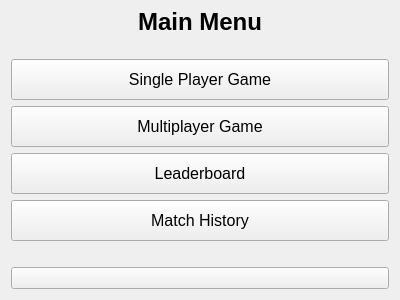
<?xml version="1.0" encoding="UTF-8"?>
<ui version="4.0">
 <class>MainMenuView</class>
 <widget class="QWidget" name="MainMenuView">
  <property name="geometry">
   <rect>
    <x>0</x>
    <y>0</y>
    <width>400</width>
    <height>300</height>
   </rect>
  </property>
  <property name="windowTitle">
   <string>Hangman - Main Menu</string>
  </property>
  <property name="minimumSize">
   <size>
    <width>400</width>
    <height>300</height>
   </size>
  </property>
  <layout class="QVBoxLayout" name="verticalLayout">
   <item>
    <widget class="QLabel" name="title_label">
     <property name="styleSheet">
      <string notr="true">font-size: 24px; font-weight: bold; margin-bottom: 20px;</string>
     </property>
     <property name="text">
      <string>Main Menu</string>
     </property>
     <property name="alignment">
      <set>Qt::AlignCenter</set>
     </property>
    </widget>
   </item>
   <item>
    <widget class="QPushButton" name="single_player_button">
     <property name="styleSheet">
      <string notr="true">padding: 10px; font-size: 16px;</string>
     </property>
     <property name="text">
      <string>Single Player Game</string>
     </property>
    </widget>
   </item>
   <item>
    <widget class="QPushButton" name="multiplayer_button">
     <property name="styleSheet">
      <string notr="true">padding: 10px; font-size: 16px;</string>
     </property>
     <property name="text">
      <string>Multiplayer Game</string>
     </property>
    </widget>
   </item>
   <item>
    <widget class="QPushButton" name="leaderboard_button">
     <property name="styleSheet">
      <string notr="true">padding: 10px; font-size: 16px;</string>
     </property>
     <property name="text">
      <string>Leaderboard</string>
     </property>
    </widget>
   </item>
   <item>
    <widget class="QPushButton" name="match_history_button">
     <property name="styleSheet">
      <string notr="true">padding: 10px; font-size: 16px;</string>
     </property>
     <property name="text">
      <string>Match History</string>
     </property>
    </widget>
   </item>
   <item>
    <widget class="QPushButton" name="logout_button">
     <property name="styleSheet">
      <string notr="true">padding: 10px; font-size: 16px; margin-top: 20px;</string>
     </property>
     <property name="text">
      <string>Logout</string>
     </property>
    </widget>
   </item>
  </layout>
 </widget>
 <resources/>
 <connections/>
</ui> 
